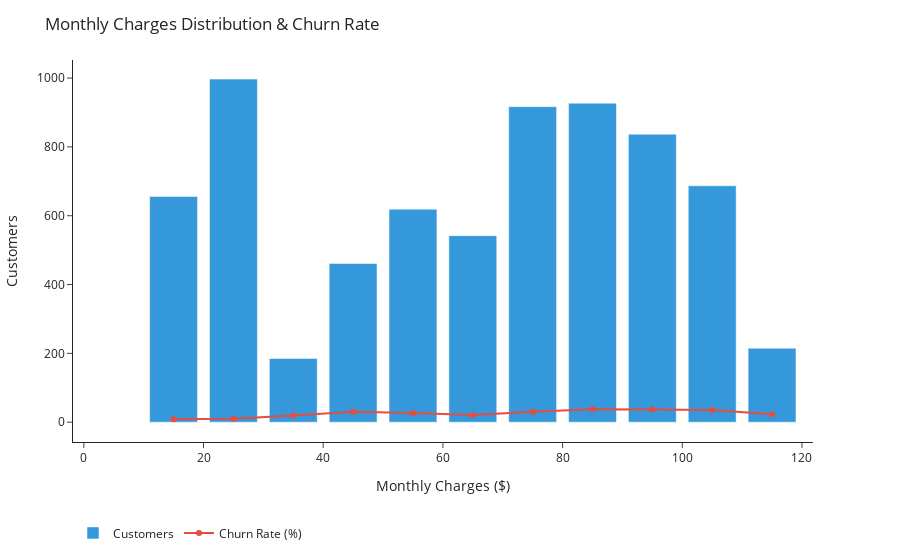

The notebook cell saved with this chart:
### Markdown cell above
## Monthly Charges vs Churn Rate

### Code cell
# Bucket MonthlyCharges into bins
bins = pd.interval_range(start=0, end=df["MonthlyCharges"].max()+10, freq=10)
df["charges_bin"] = pd.cut(df["MonthlyCharges"], bins)

# Aggregate churn by charge bin
charges_agg = (
    df.groupby("charges_bin")
      .agg(customers=("customerID","count"),
           churn_yes=("Churn", lambda s: (s=="Yes").sum()))
      .reset_index()
)
charges_agg["bin_mid"] = charges_agg["charges_bin"].apply(lambda x: x.mid)
charges_agg["churn_rate"] = (charges_agg["churn_yes"]/charges_agg["customers"]*100).round(1)

# Smooth churn rate to make line cleaner
charges_agg["churn_rate_smooth"] = charges_agg["churn_rate"].rolling(2, min_periods=1).mean()

# Dual-axis chart
fig = make_subplots(specs=[[{"secondary_y": True}]])
fig.add_bar(
    x=charges_agg["bin_mid"], y=charges_agg["customers"], 
    name="Customers", marker_color="#3498db",
    hovertemplate="Charge: $%{x:.0f}<br>Customers: %{y}<extra></extra>"
)
fig.add_scatter(
    x=charges_agg["bin_mid"], y=charges_agg["churn_rate_smooth"],
    mode="lines+markers", name="Churn Rate (%)", marker=dict(color="#e74c3c"),
    hovertemplate="Charge: $%{x:.0f}<br>Churn Rate: %{y:.1f}%<extra></extra>"
)

fig.update_layout(
    title="Monthly Charges Distribution & Churn Rate",
    xaxis_title="Monthly Charges ($)",
    yaxis_title="Customers",
    yaxis2=dict(title="Churn Rate (%)", overlaying="y", side="right"),
    margin=dict(l=40, r=40, t=60, b=40),
    legend=dict(orientation="h", y=-0.2),
    template="simple_white"
)

fig.show()

### Figure 1 — Plotly figure (JSON) as saved in the notebook; plotly's stock layout.template omitted (floating-point values rounded to 4 significant figures)
{"data": [{"hovertemplate": "Charge: $%{x:.0f}<br>Customers: %{y}<extra></extra>", "marker": {"color": "#3498db"}, "name": "Customers", "type": "bar", "x": [5.0, 15.0, 25.0, 35.0, 45.0, 55.0, 65.0, 75.0, 85.0, 95.0, 105.0, 115.0], "y": [0, 656, 997, 185, 461, 619, 542, 917, 927, 837, 687, 215]}, {"hovertemplate": "Charge: $%{x:.0f}<br>Churn Rate: %{y:.1f}%<extra></extra>", "marker": {"color": "#e74c3c"}, "mode": "lines+markers", "name": "Churn Rate (%)", "type": "scatter", "x": [5.0, 15.0, 25.0, 35.0, 45.0, 55.0, 65.0, 75.0, 85.0, 95.0, 105.0, 115.0], "y": [NaN, 8.8, 9.6, 19.25, 30.0, 26.35, 20.75, 30.05, 37.8, 37.05, 35.35, 22.9]}], "layout": {"legend": {"orientation": "h", "y": -0.2}, "margin": {"b": 40, "l": 40, "r": 40, "t": 60}, "title": {"text": "Monthly Charges Distribution & Churn Rate"}, "xaxis": {"anchor": "y", "domain": [0, 0.94], "title": {"text": "Monthly Charges ($)"}}, "yaxis": {"anchor": "x", "domain": [0, 1], "title": {"text": "Customers"}}, "yaxis2": {"anchor": "x", "overlaying": "y", "side": "right", "title": {"text": "Churn Rate (%)"}}}}
